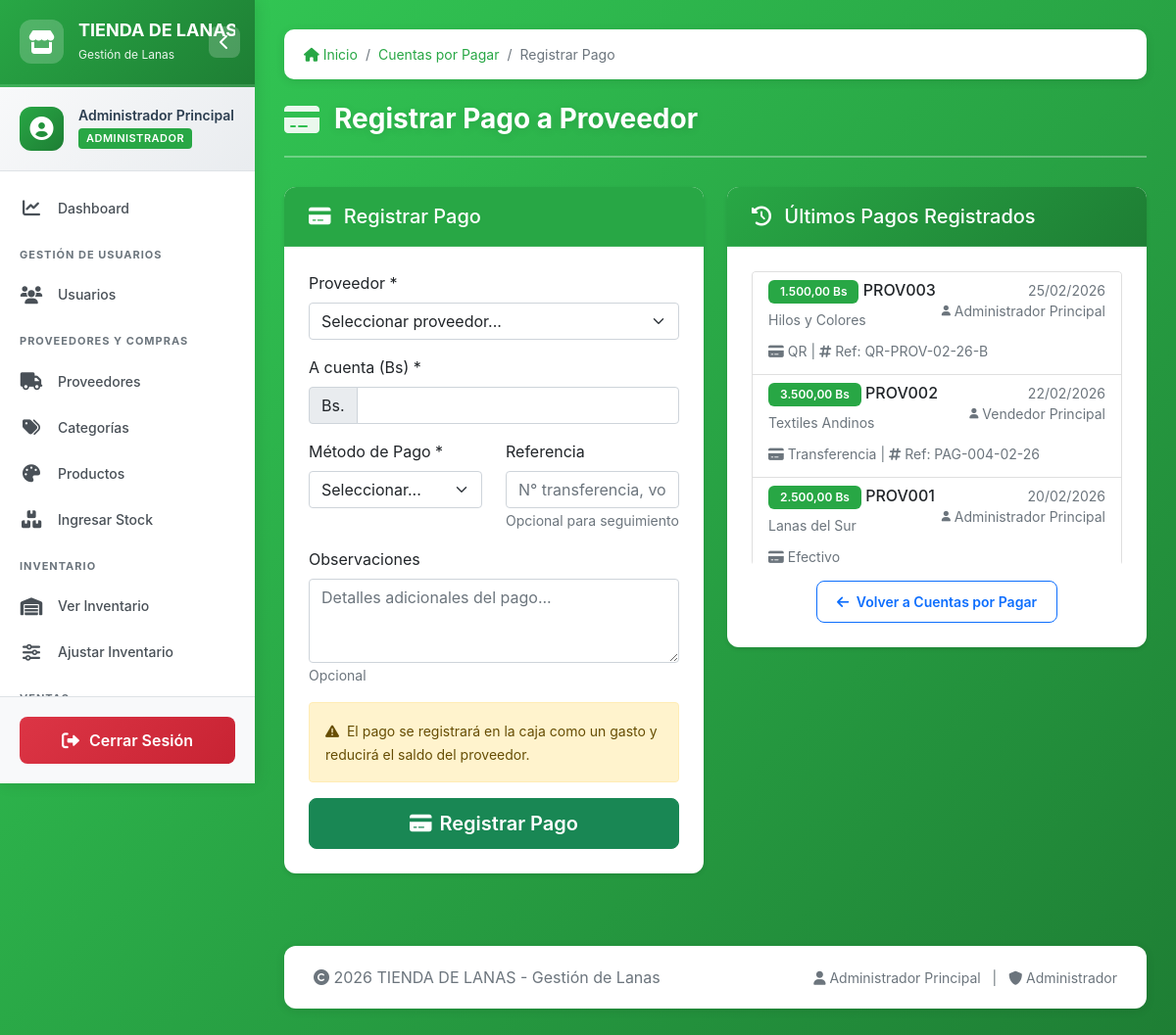
Screenshot of /registrar_pago_proveedor.php (signed in) with the database file from the repository.
### tables this page shows
CREATE TABLE pagos_proveedores (
    id INT AUTO_INCREMENT PRIMARY KEY,
    proveedor_id INT NOT NULL,
    monto DECIMAL(10,2) NOT NULL,
    metodo_pago ENUM('efectivo', 'transferencia', 'QR') NOT NULL,
    referencia VARCHAR(100),
    fecha DATE NOT NULL,
    usuario_id INT NOT NULL,
    observaciones TEXT,
    FOREIGN KEY (proveedor_id) REFERENCES proveedores(id),
    FOREIGN KEY (usuario_id) REFERENCES usuarios(id),
    INDEX idx_pagos_proveedor (proveedor_id),
    INDEX idx_pagos_proveedor_fecha (proveedor_id, fecha)
);

CREATE TABLE proveedores (
    id INT AUTO_INCREMENT PRIMARY KEY,
    codigo VARCHAR(20) UNIQUE,
    nombre VARCHAR(100) NOT NULL,
    ciudad VARCHAR(50) NOT NULL,
    telefono VARCHAR(20),
    email VARCHAR(100),
    credito_limite DECIMAL(12,2) DEFAULT 0.00,
    saldo_actual DECIMAL(12,2) DEFAULT 0.00,
    activo TINYINT(1) DEFAULT 1,
    fecha_registro DATE DEFAULT (CURRENT_DATE),
    observaciones TEXT,
    INDEX idx_proveedor_activo (activo)
);

CREATE TABLE usuarios (
    id INT AUTO_INCREMENT PRIMARY KEY,
    codigo VARCHAR(20) UNIQUE NOT NULL,
    nombre VARCHAR(100) NOT NULL,
    usuario VARCHAR(50) UNIQUE NOT NULL,
    password VARCHAR(255) NOT NULL,
    rol ENUM('administrador', 'vendedor') NOT NULL,
    activo TINYINT(1) DEFAULT 1,
    telefono VARCHAR(20),
    fecha_creacion DATE DEFAULT (CURRENT_DATE),
    ultimo_login DATETIME,
    INDEX idx_usuario_activo (activo),
    INDEX idx_usuario_rol (rol)
);

### config.php (called while the page is built, shortened)
<?php
function formatearFecha($fecha) {
    return date('d/m/Y', strtotime($fecha));
}
function formatearMoneda($monto) {
    return number_format($monto, 2, ',', '.') . ' ' . MONEDA;
}
?>

### registrar_pago_proveedor.php (the view, shortened to what this page needs)
<?php
require_once 'header.php';
require_once 'funciones.php';
$proveedor_info = null;
?>
<div class="row">
    <div class="col-md-6">
        <div class="card mb-4">
            <div class="card-header bg-success text-white">
                <h5 class="mb-0">
                    <i class="fas fa-credit-card me-2"></i>
                    Registrar Pago
                </h5>
            </div>
            <div class="card-body">
                <form method="POST" action="" id="formRegistrarPago">
                    <div class="mb-3">
                        <label class="form-label">Proveedor *</label>
                        <?php if ($proveedor_info): ?>
                        <input type="hidden" name="proveedor_id" value="<?php echo $proveedor_info['id']; ?>">
                        <div class="input-group">
                            <span class="input-group-text">
                                <i class="fas fa-building"></i>
                            </span>
                            <input type="text" class="form-control"
                                   value="<?php echo htmlspecialchars($proveedor_info['codigo'] . ' - ' . $proveedor_info['nombre']); ?>"
                                   readonly>
                        </div>
                        <small class="text-muted">
                            Ciudad: <?php echo htmlspecialchars($proveedor_info['ciudad']); ?> |
                            Tel: <?php echo htmlspecialchars($proveedor_info['telefono'] ?: 'No especificado'); ?>
                        </small>
                        <?php else: ?>
                        <select class="form-select" name="proveedor_id" id="selectProveedor" required
                                onchange="cargarInfoProveedor(this.value)">
                            <option value="">Seleccionar proveedor...</option>
                        </select>
                        <?php endif; ?>
                    </div>
                    <div class="mb-3">
                        <label class="form-label">A cuenta (Bs) *</label>
                        <div class="input-group">
                            <span class="input-group-text">Bs.</span>
                            <input type="number" class="form-control" name="monto"
                                   id="montoPago" step="0.01" min="0.01" required
                                   oninput="validarMonto()">
                        </div>
                    </div>
                    <div class="row">
                        <div class="col-md-6 mb-3">
                            <label class="form-label">Método de Pago *</label>
                            <select class="form-select" name="metodo_pago" required>
                                <option value="">Seleccionar...</option>
                            </select>
                        </div>
                        <div class="col-md-6 mb-3">
                            <label class="form-label">Referencia</label>
                            <input type="text" class="form-control" name="referencia"
                                   id="referenciaPago"
                                   placeholder="N° transferencia, voucher, cheque, etc.">
                            <small class="text-muted">Opcional para seguimiento</small>
                        </div>
                    </div>
                    <div class="mb-3">
                        <label class="form-label">Observaciones</label>
                        <textarea class="form-control" name="observaciones" rows="3"
                                  id="observacionesPago"
                                  placeholder="Detalles adicionales del pago..."></textarea>
                        <small class="text-muted">Opcional</small>
                    </div>
                    <div class="alert alert-warning">
                        <small>
                            <i class="fas fa-exclamation-triangle me-1"></i>
                            El pago se registrará en la caja como un gasto y reducirá el saldo del proveedor.
                        </small>
                    </div>
                    <div class="d-grid">
                        <button type="submit" class="btn btn-success btn-lg">
                            <i class="fas fa-credit-card me-2"></i>Registrar Pago
                        </button>
                    </div>
                </form>
            </div>
        </div>
    </div>
    <div class="col-md-6">
        <div class="card">
            <div class="card-header bg-primary text-white">
                <h5 class="mb-0">
                    <i class="fas fa-history me-2"></i>
                    Últimos Pagos Registrados
                </h5>
            </div>
            <div class="card-body">
                <div class="list-group" style="max-height: 300px; overflow-y: auto;">
                    <?php
                    $query_ultimos_pagos = "SELECT pp.*, p.codigo as proveedor_codigo, p.nombre as proveedor_nombre,
                                           u.nombre as usuario_registro
                                           FROM pagos_proveedores pp
                                           JOIN proveedores p ON pp.proveedor_id = p.id
                                           JOIN usuarios u ON pp.usuario_id = u.id
                                           ORDER BY pp.fecha DESC, pp.id DESC
                                           LIMIT 10";
                    $result_pagos = $conn->query($query_ultimos_pagos);
                    if ($result_pagos && $result_pagos->num_rows > 0):
                        while ($pago = $result_pagos->fetch_assoc()):
                    ?>
                    <div class="list-group-item list-group-item-action">
                        <div class="d-flex w-100 justify-content-between">
                            <div>
                                <h6 class="mb-1">
                                    <span class="badge bg-success"><?php echo formatearMoneda($pago['monto']); ?></span>
                                    <?php echo htmlspecialchars($pago['proveedor_codigo']); ?>
                                </h6>
                                <small class="text-muted">
                                    <?php echo htmlspecialchars($pago['proveedor_nombre']); ?>
                                </small>
                            </div>
                            <small class="text-muted text-end">
                                <?php echo formatearFecha($pago['fecha']); ?><br>
                                <i class="fas fa-user fa-xs me-1"></i><?php echo htmlspecialchars($pago['usuario_registro']); ?>
                            </small>
                        </div>
                        <p class="mb-1 mt-2">
                            <small class="text-muted">
                                <i class="fas fa-credit-card me-1"></i><?php echo ucfirst($pago['metodo_pago']); ?>
                                <?php if ($pago['referencia']): ?>
                                    | <i class="fas fa-hashtag me-1"></i>Ref: <?php echo htmlspecialchars($pago['referencia']); ?>
                                <?php endif; ?>
                            </small>
                        </p>
                    </div>
                    <?php
                        endwhile;
                    endif; ?>
                </div>
                <div class="text-center mt-3">
                    <a href="cuentas_pagar.php" class="btn btn-sm btn-outline-primary">
                        <i class="fas fa-arrow-left me-1"></i> Volver a Cuentas por Pagar
                    </a>
                </div>
            </div>
        </div>
    </div>
</div>
<?php require_once 'footer.php'; ?>

### css/estilo.css (style rules this page uses)
:root { --color-primary: #28a745; --color-primary-dark: #1e7e34; --color-primary-light: #34ce57; --color-danger: #dc3545; --color-warning: #ffc107; --color-info: #17a2b8; --color-dark: #2c3e50; --color-light: #f8f9fa; --sidebar-width: 260px; --sidebar-collapsed-width: 70px; --transition-speed: 0.3s; --box-shadow: 0 2px 10px rgba(0,0,0,0.1); }
* { margin: 0; padding: 0; box-sizing: border-box; }
body { font-family: -apple-system, BlinkMacSystemFont, 'Segoe UI', Roboto, 'Helvetica Neue', Arial, sans-serif; background: linear-gradient(135deg, #34ce57 0%, #1e7e34 100%); min-height: 100vh; overflow-x: hidden; }
.card { background: white; border-radius: 12px; box-shadow: var(--box-shadow); border: none; margin-bottom: 25px; overflow: hidden; transition: all 0.3s; }
.card-header { background: linear-gradient(135deg, var(--color-primary), var(--color-primary-dark)); color: white; padding: 18px 25px; font-weight: 700; font-size: 16px; border: none; }
.card-body { padding: 25px; }
.btn { padding: 10px 20px; border-radius: 8px; font-weight: 600; transition: all 0.3s; }
.badge { padding: 6px 12px; border-radius: 6px; font-weight: 600; font-size: 12px; }
.card, .breadcrumb { animation: fadeInUp 0.4s ease-out; }
.bg-success { background: var(--color-primary) !important; }

### registrar_pago_proveedor.php (style rules this page uses)
.card { box-shadow: 0 2px 4px rgba(0,0,0,0.1); border: none; }
.card-header { border-bottom: 1px solid rgba(255,255,255,0.1); }

### rows the page displays
pagos_proveedores: monto "1.500,00 Bs", proveedor.codigo "PROV003", proveedor.nombre "Hilos y Colores", fecha "25/02/2026", usuario.nombre "Administrador Principal", metodo_pago "QR", referencia "QR-PROV-02-26-B"
pagos_proveedores: monto "3.500,00 Bs", proveedor.codigo "PROV002", proveedor.nombre "Textiles Andinos", fecha "22/02/2026", usuario.nombre "Vendedor Principal", metodo_pago "Transferencia", referencia "PAG-004-02-26"
pagos_proveedores: monto "2.500,00 Bs", proveedor.codigo "PROV001", proveedor.nombre "Lanas del Sur", fecha "20/02/2026", usuario.nombre "Administrador Principal", metodo_pago "Efectivo"

### other values shown
EMPRESA_NOMBRE "TIENDA DE…"
SISTEMA_NOMBRE "Gestión de Lanas"
$_SESSION['usuario_nombre'] "Administrador Principal"
$_SESSION['usuario_rol'] "ADMINISTRADOR"
$item['text'] "Cuentas por Pagar"
$item['text'] "Registrar Pago"
$titulo_pagina "Registrar Pago a Proveedor"
EMPRESA_NOMBRE "TIENDA DE LANAS"
$_SESSION['usuario_rol'] "Administrador"
